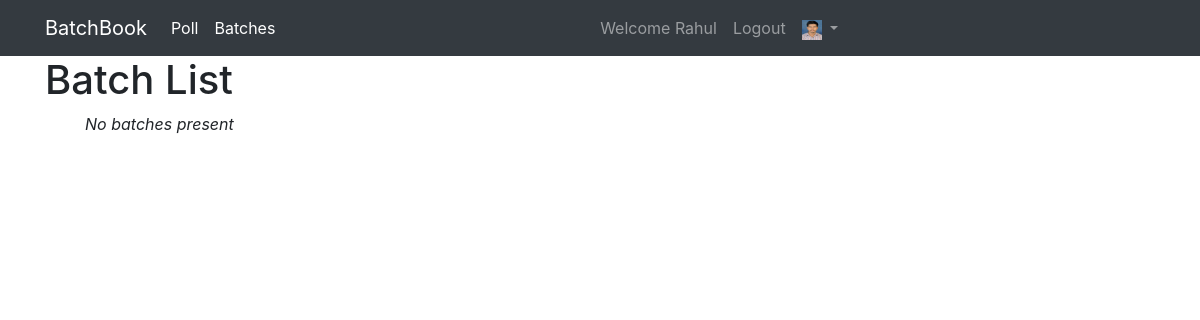
/batch/list (signed in), run on an earlier commit of the app's database.
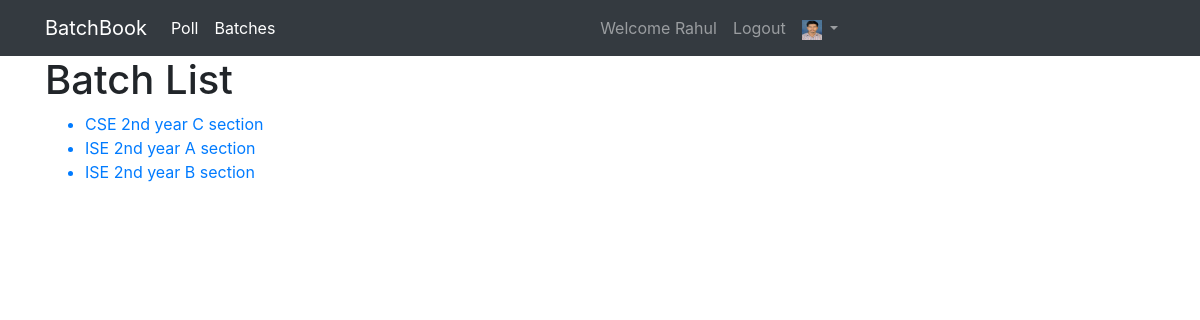
And on a later commit of the database.
### batch/models.py (models this page shows)
class BatchModel(models.Model):
    INFORMATION_SCIENCE = 'ISE'
    COMPUTER_SCIENCE = 'CSE'
    DEPARTMENT = (
        (INFORMATION_SCIENCE, 'Information Science Engg.'),
        (COMPUTER_SCIENCE, 'Computer Science Engg.'),
    )
    YEAR_CHOICES = [(2015, 2015), (2016, 2016), (2017, 2017),
                    (2018, 2018), (2019, 2019), (2020, 2020)]
    A_SECTION = "A"
    B_SECTION = "B"
    C_SECTION = "C"
    D_SECTION = "D"
    SECTION = (
        (A_SECTION, "A Section"),
        (B_SECTION, "B Section"),
        (C_SECTION, "C Section"),
        (D_SECTION, "D Section"),
    )
    department = models.CharField(max_length=3, choices=DEPARTMENT)
    year = models.IntegerField(choices=YEAR_CHOICES, help_text="Year of joining college")
    section = models.CharField(max_length = 1, choices=SECTION)
    class Meta:
        verbose_name = "Batch"
        verbose_name_plural = "Batches"
        unique_together = ('department', 'year', 'section')
        ordering = ['department', 'year', 'section']
    def get_year(self):
        year = timezone.now().year - self.year + 1
        if(year == 1):
            suffix = "st"
        elif(year == 2):
            suffix = "nd"
        elif(year == 3):
            suffix = "rd"
        else:
            suffix = "th"
        return str(year) + suffix + " year"
    def __str__(self):
        return self.department + " " + self.get_year() + " " + self.section + " section"
    def get_absolute_url(self):
        return reverse('batch:batch_detail', kwargs={
            'department': self.department,
            'year': self.year,
            'section': self.section
        })

### batch/views.py (the view)
class BatchList(ListView):
    model = BatchModel
    context_object_name = 'batches'
    template_name = 'batch/batch_list.html'
    paginate_by = 20

### batch/templates/batch/batch_list.html (shortened to what this page needs)
{% extends parent_template|default:"batch/base_batch.html" %}
{% block content %}
<h1>Batch List</h1>
<div class="batch_list">
    <ul>
        {% for batch in batches %}
        <a href="{{batch.get_absolute_url}}">
            <li>{{batch}}</li>
        </a>
        {% empty %}
        <em>
            No batches present
        </em>
        {% endfor %}
    </ul>
</div>
<div class="row">
    <div class="col-md-8">
    </div>
</div>
{% endblock content %}

What changed in the data, as far as the page shows it:
added BatchModel: department+year+section "CSE 2nd year C section"
added BatchModel: department+year+section "ISE 2nd year A section"
added BatchModel: department+year+section "ISE 2nd year B section"
Also different on the page:
text no longer shown: "No batches present"
